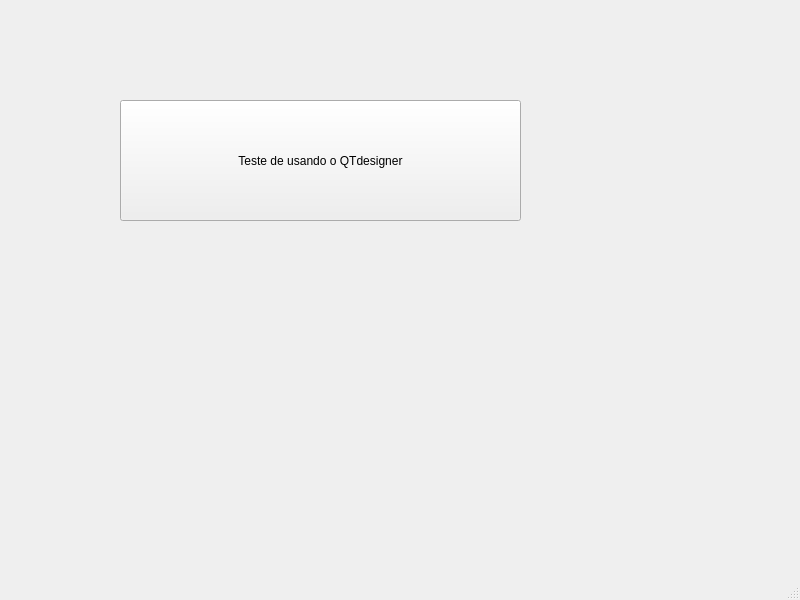
<?xml version="1.0" encoding="UTF-8"?>
<ui version="4.0">
 <class>MainWindow</class>
 <widget class="QMainWindow" name="MainWindow">
  <property name="geometry">
   <rect>
    <x>0</x>
    <y>0</y>
    <width>800</width>
    <height>600</height>
   </rect>
  </property>
  <property name="windowTitle">
   <string>MainWindow</string>
  </property>
  <widget class="QWidget" name="centralwidget">
   <widget class="QPushButton" name="pushButton">
    <property name="geometry">
     <rect>
      <x>120</x>
      <y>100</y>
      <width>401</width>
      <height>121</height>
     </rect>
    </property>
    <property name="text">
     <string>Teste de usando o QTdesigner</string>
    </property>
   </widget>
  </widget>
  <widget class="QMenuBar" name="menubar">
   <property name="geometry">
    <rect>
     <x>0</x>
     <y>0</y>
     <width>800</width>
     <height>21</height>
    </rect>
   </property>
  </widget>
  <widget class="QStatusBar" name="statusbar"/>
 </widget>
 <resources/>
 <connections/>
</ui>
